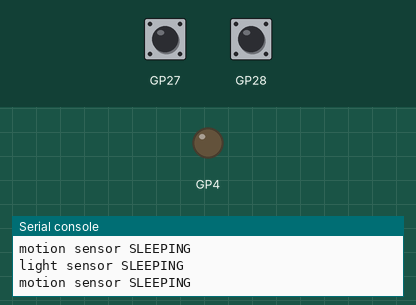
This program was run on a simulated Raspberry Pi Pico running MicroPython. Shown: output pins drawn as LEDs (lit = HIGH), the last lines printed to the serial console. The inputs (shaded band) are chosen by the test bench; at power-on: GP27 LOW, GP28 LOW.

Above: at 1.2 s.
1.3 s: GP27 pulled HIGH for 1 s
3.8 s: GP28 pulled HIGH for 0.6 s
5.9 s: GP27 driven HIGH and GP28 driven HIGH
At 6.4 s:
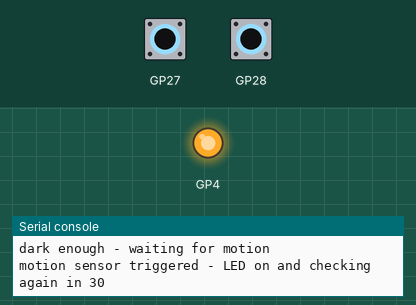
Timing chart, 0 to 8.9 s (numbered marks = the images above; inputs shaded):
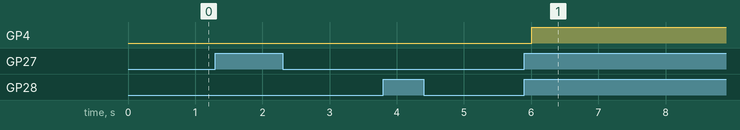

Measured:
- after the input at 5.9 s, GP4: LOW → HIGH after 0.11 s

The program:

sensor_night_light_vanilla.py
```python
from machine import Pin
import machine
from time import sleep

class SensorNightLight:

    def __init__(self, led_pin=4, light_pin=27, motion_pin=28, trigger_interval=1, trigger_duration=30):
        self.led = Pin(led_pin, Pin.OUT)
        self.light = Pin(light_pin, Pin.IN, Pin.PULL_DOWN)
        self.motion = Pin(motion_pin, Pin.IN, Pin.PULL_DOWN)
        self.trigger_interval = trigger_interval
        self.trigger_duration = trigger_duration
        self._loop()

    def _loop(self):
        while True:
            print("light sensor TRIGGERED") if self.light.value() == 1 else print("light sensor SLEEPING")
            print("motion sensor TRIGGERED") if self.motion.value() == 1 else print("motion sensor SLEEPING")
            if self.light.value() == 1:
                print("dark enough - waiting for motion")
                while self.motion.value() == 1:
                    print(f"motion sensor triggered - LED on and checking again in {self.trigger_duration}")
                    self.led.high()
                    sleep(self.trigger_duration)
            self.led.low()
            sleep(self.trigger_interval)


if __name__ == "__main__":
    SensorNightLight()
```
